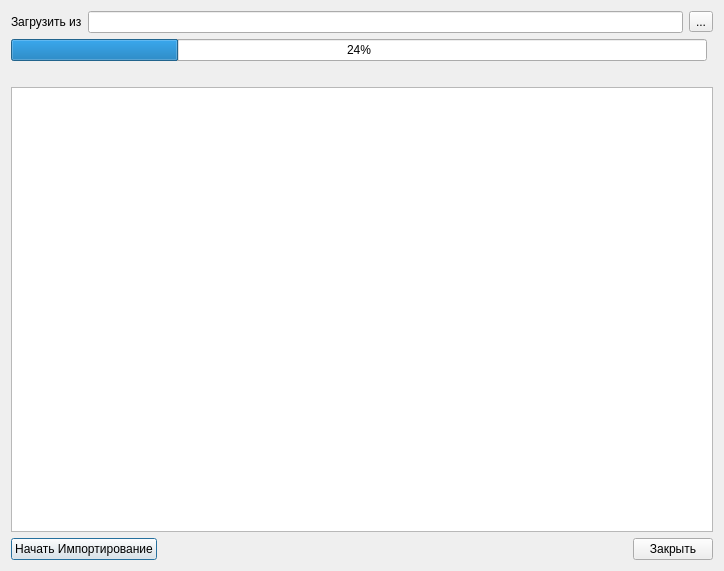
<?xml version="1.0" encoding="UTF-8"?>
<ui version="4.0">
 <class>ImportFormularyDLOMiacDialog</class>
 <widget class="QDialog" name="ImportFormularyDLOMiacDialog">
  <property name="geometry">
   <rect>
    <x>0</x>
    <y>0</y>
    <width>724</width>
    <height>571</height>
   </rect>
  </property>
  <property name="windowTitle">
   <string>Импорт справочников лекарственных средств из МИАЦ в МИС</string>
  </property>
  <layout class="QGridLayout" name="gridLayout">
   <item row="7" column="0">
    <widget class="QLabel" name="statusLabel">
     <property name="text">
      <string/>
     </property>
    </widget>
   </item>
   <item row="5" column="0">
    <widget class="CProgressBar" name="progressBar">
     <property name="value">
      <number>24</number>
     </property>
     <property name="orientation">
      <enum>Qt::Horizontal</enum>
     </property>
    </widget>
   </item>
   <item row="9" column="0" colspan="2">
    <layout class="QHBoxLayout">
     <property name="spacing">
      <number>6</number>
     </property>
     <property name="margin">
      <number>0</number>
     </property>
     <item>
      <widget class="QPushButton" name="btnImport">
       <property name="text">
        <string>Начать Импортирование</string>
       </property>
      </widget>
     </item>
     <item>
      <spacer>
       <property name="orientation">
        <enum>Qt::Horizontal</enum>
       </property>
       <property name="sizeHint" stdset="0">
        <size>
         <width>40</width>
         <height>20</height>
        </size>
       </property>
      </spacer>
     </item>
     <item>
      <widget class="QPushButton" name="btnClose">
       <property name="text">
        <string>Закрыть</string>
       </property>
      </widget>
     </item>
    </layout>
   </item>
   <item row="1" column="0" colspan="2">
    <layout class="QHBoxLayout" name="_2">
     <property name="spacing">
      <number>6</number>
     </property>
     <property name="margin">
      <number>0</number>
     </property>
     <item>
      <widget class="QLabel" name="lblLoadFrom">
       <property name="text">
        <string>Загрузить из</string>
       </property>
      </widget>
     </item>
     <item>
      <widget class="QLineEdit" name="edtFileName"/>
     </item>
     <item>
      <widget class="QToolButton" name="btnSelectFile">
       <property name="text">
        <string>...</string>
       </property>
      </widget>
     </item>
    </layout>
   </item>
   <item row="0" column="0" colspan="2">
    <layout class="QHBoxLayout" name="horizontalLayout"/>
   </item>
   <item row="8" column="0" colspan="2">
    <widget class="QTextBrowser" name="logBrowser"/>
   </item>
  </layout>
 </widget>
 <customwidgets>
  <customwidget>
   <class>CProgressBar</class>
   <extends>QProgressBar</extends>
   <header>library/ProgressBar.h</header>
  </customwidget>
 </customwidgets>
 <tabstops>
  <tabstop>logBrowser</tabstop>
  <tabstop>btnImport</tabstop>
  <tabstop>btnClose</tabstop>
 </tabstops>
 <resources/>
 <connections/>
</ui>
